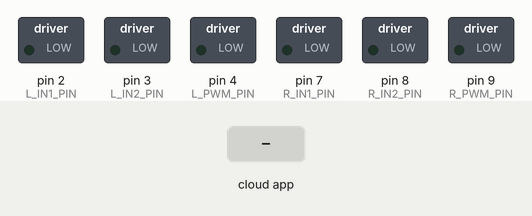
Simulated run of this sketch. Board: Arduino Uno, built with avr-gcc and run on an emulated ATmega328P. Parts: switched loads named in the sketch (green lamp = pin HIGH). Inputs (shaded band) come from the test bench. The ROS host is connected and sends only what is stated.

Above: at 1.2 s.
1.3 s: the phone or cloud app sets wheel_command_left to -100
At 2.1 s:
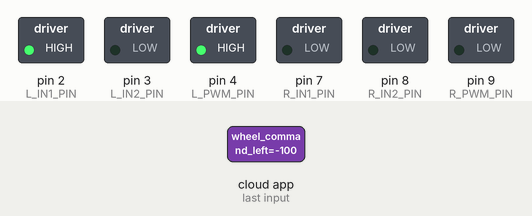
2.9 s: the phone or cloud app sets wheel_command_right to -100
At 3.6 s:
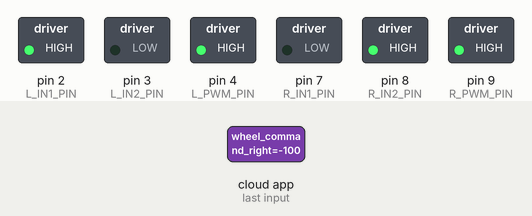
4.5 s: the phone or cloud app sets wheel_command_left to 0
At 5.8 s:
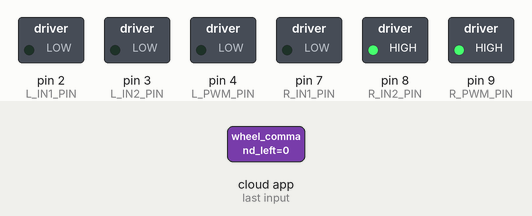
6.1 s: the phone or cloud app sets wheel_command_right to 100
At 7.0 s:
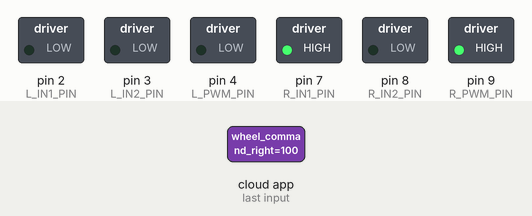
7.7 s: the phone or cloud app sets wheel_command_left to 100
At 8.1 s:
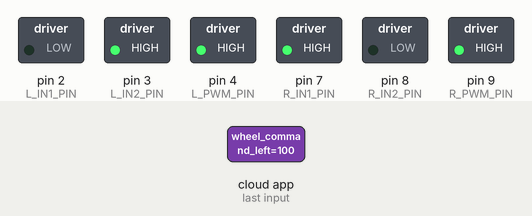
9.3 s: the phone or cloud app sets wheel_command_right to 0
At 10.5 s:
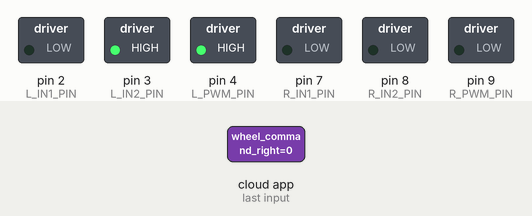
Timing chart, 0 to 11.9 s (numbered marks = the images above; inputs shaded):
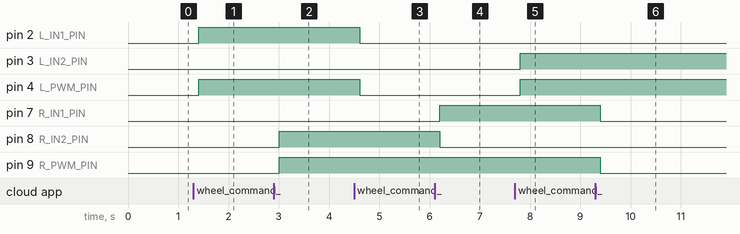

The sketch:

fullcode_2motor_2encoder_pid_feelback_.ino
```cpp
#include <micro_ros_arduino.h>
#include <stdio.h>
#include <rcl/rcl.h>
#include <rcl/error_handling.h>
#include <rclc/rclc.h>
#include <rclc/executor.h>
#include <std_msgs/msg/float32.h>
#include <std_msgs/msg/int32.h>
#include <geometry_msgs/msg/twist.h>
#include <geometry_msgs/msg/vector3.h>
#include <rmw_microros/rmw_microros.h>

// ===== Pin Definition =====
#define L_PWM_PIN  4
#define L_IN1_PIN  2
#define L_IN2_PIN  3
#define L_ENCA_PIN 5
#define L_ENCB_PIN 6

#define R_PWM_PIN  9
#define R_IN1_PIN  7
#define R_IN2_PIN  8
#define R_ENCA_PIN 11
#define R_ENCB_PIN 10

const int PWM_MIN = 140;
const int PWM_MAX = 255;

// ===== Encoder =====
volatile long encoderLeft  = 0;
volatile long encoderRight = 0;

void encoderISR_L() {
  int b = digitalRead(L_ENCB_PIN);
  if (b > 0) encoderLeft--;
  else       encoderLeft++;
}

void encoderISR_R() {
  int b = digitalRead(R_ENCB_PIN);
  if (b > 0) encoderRight++;
  else       encoderRight--;
}

// ===== Motor Left =====
void setMotorLeft(int pwmVal) {
  if (pwmVal > 0) {
    int actualPWM = map(pwmVal, 1, 255, PWM_MIN, PWM_MAX);
    digitalWrite(L_IN1_PIN, LOW);
    digitalWrite(L_IN2_PIN, HIGH);
    analogWrite(L_PWM_PIN, actualPWM);
  } else if (pwmVal < 0) {
    int actualPWM = map(-pwmVal, 1, 255, PWM_MIN, PWM_MAX);
    digitalWrite(L_IN1_PIN, HIGH);
    digitalWrite(L_IN2_PIN, LOW);
    analogWrite(L_PWM_PIN, actualPWM);
  } else {
    digitalWrite(L_IN1_PIN, LOW);
    digitalWrite(L_IN2_PIN, LOW);
    analogWrite(L_PWM_PIN, 0);
  }
}

// ===== Motor Right (สลับทิศทางจาก Left) =====
void setMotorRight(int pwmVal) {
  if (pwmVal > 0) {
    int actualPWM = map(pwmVal, 1, 255, PWM_MIN, PWM_MAX);
    digitalWrite(R_IN1_PIN, HIGH);   // สลับ: HIGH แทน LOW
    digitalWrite(R_IN2_PIN, LOW);    // สลับ: LOW  แทน HIGH
    analogWrite(R_PWM_PIN, actualPWM);
  } else if (pwmVal < 0) {
    int actualPWM = map(-pwmVal, 1, 255, PWM_MIN, PWM_MAX);
    digitalWrite(R_IN1_PIN, LOW);    // สลับ: LOW  แทน HIGH
    digitalWrite(R_IN2_PIN, HIGH);   // สลับ: HIGH แทน LOW
    analogWrite(R_PWM_PIN, actualPWM);
  } else {
    digitalWrite(R_IN1_PIN, LOW);
    digitalWrite(R_IN2_PIN, LOW);
    analogWrite(R_PWM_PIN, 0);
  }
}

// ===== PID Parameters: ชุด Left =====
float Kp_L = 3.0;
float Ki_L = 5.0;
float Kd_L = 0.0;

// ===== PID Parameters: ชุด Right =====
float Kp_R = 3.0;
float Ki_R = 5.0;
float Kd_R = 0.0;

const int   LOOP_MS  = 100;
const float LOOP_SEC = LOOP_MS / 1000.0;
const float PULSES_PER_REV = 973.0;

// ===== PID State: Left =====
float targetRPM_L = 0.0;
float integral_L  = 0.0;
float prevError_L = 0.0;
long  prevCount_L = 0;

// ===== PID State: Right =====
float targetRPM_R = 0.0;
float integral_R  = 0.0;
float prevError_R = 0.0;
long  prevCount_R = 0;

// ===== PWM output (for feedback) =====
float pwmOutL = 0.0;
float pwmOutR = 0.0;

// ===== micro-ROS =====
rcl_publisher_t    rpm_left_pub;
rcl_publisher_t    rpm_right_pub;
rcl_publisher_t    enc_left_pub;
rcl_publisher_t    enc_right_pub;
rcl_publisher_t    feedback_vel_pub;

rcl_subscription_t target_left_sub;
rcl_subscription_t target_right_sub;
rcl_subscription_t pid_gain_L_sub;    // PID gain ชุด Left
rcl_subscription_t pid_gain_R_sub;    // PID gain ชุด Right

std_msgs__msg__Float32          rpm_left_msg;
std_msgs__msg__Float32          rpm_right_msg;
std_msgs__msg__Int32            enc_left_msg;
std_msgs__msg__Int32            enc_right_msg;
std_msgs__msg__Float32          target_left_msg;
std_msgs__msg__Float32          target_right_msg;
geometry_msgs__msg__Twist       feedback_vel_msg;
geometry_msgs__msg__Vector3     pid_gain_L_msg;   // รับ Kp/Ki/Kd ของ Left
geometry_msgs__msg__Vector3     pid_gain_R_msg;   // รับ Kp/Ki/Kd ของ Right

rcl_allocator_t allocator;
rclc_support_t  support;
rclc_executor_t executor;
rcl_node_t      node;
rcl_timer_t     pid_timer;

bool micro_ros_init_successful = false;

// ===== PID Compute Helper (รับ gain แยกแต่ละชุด) =====
int computePID(float target, float actual,
               float &integral, float &prevError,
               float kp, float ki, float kd) {
  float error   = target - actual;
  integral     += error * LOOP_SEC;
  integral      = constrain(integral, -100, 100);
  float deriv   = (error - prevError) / LOOP_SEC;
  prevError     = error;
  float output  = kp * error + ki * integral + kd * deriv;
  return (int)constrain(output, -255, 255);
}

// ===== counter_RPM =====
void counter_RPM(float rpmL, float rpmR) {
  feedback_vel_msg.linear.x  = rpmL;
  feedback_vel_msg.linear.y  = rpmR;
  feedback_vel_msg.angular.x = pwmOutL;
  feedback_vel_msg.angular.y = pwmOutR;
  feedback_vel_msg.angular.z = Ki_L;   // ใช้ Ki_L เป็นตัวแทน (หรือจะส่งค่าอื่นก็ได้)
}

// ===== counter_tick =====
void counter_tick(long countL, long countR) {
  enc_left_msg.data  = (int32_t)countL;
  enc_right_msg.data = (int32_t)countR;
  rcl_publish(&enc_left_pub,  &enc_left_msg,  NULL);
  rcl_publish(&enc_right_pub, &enc_right_msg, NULL);
}

// ===== Callbacks =====
void target_left_callback(const void * msgin) {
  const std_msgs__msg__Float32 * msg = (const std_msgs__msg__Float32 *)msgin;
  targetRPM_L = msg->data;
  integral_L  = 0;
  prevError_L = 0;
}

void target_right_callback(const void * msgin) {
  const std_msgs__msg__Float32 * msg = (const std_msgs__msg__Float32 *)msgin;
  targetRPM_R = msg->data;
  integral_R  = 0;
  prevError_R = 0;
}

// pid_gain_left_callback: รับ Kp/Ki/Kd ของมอเตอร์ซ้าย
// Publish: ros2 topic pub /pid_gain_left geometry_msgs/msg/Vector3 "{x: 3.0, y: 5.0, z: 0.0}"
void pid_gain_L_callback(const void * msgin) {
  const geometry_msgs__msg__Vector3 * gain = (const geometry_msgs__msg__Vector3 *)msgin;
  Kp_L = gain->x;
  Ki_L = gain->y;
  Kd_L = gain->z;
}

// pid_gain_right_callback: รับ Kp/Ki/Kd ของมอเตอร์ขวา
// Publish: ros2 topic pub /pid_gain_right geometry_msgs/msg/Vector3 "{x: 3.0, y: 5.0, z: 0.0}"
void pid_gain_R_callback(const void * msgin) {
  const geometry_msgs__msg__Vector3 * gain = (const geometry_msgs__msg__Vector3 *)msgin;
  Kp_R = gain->x;
  Ki_R = gain->y;
  Kd_R = gain->z;
}

// ===== Timer Callback: PID Loop ทุก 100ms =====
void pid_timer_callback(rcl_timer_t * timer, int64_t last_call_time) {

  noInterrupts();
  long countL = encoderLeft;
  long countR = encoderRight;
  interrupts();

  long deltaL = countL - prevCount_L;
  long deltaR = countR - prevCount_R;
  prevCount_L = countL;
  prevCount_R = countR;

  float actualRPM_L = (deltaL / PULSES_PER_REV) * (60.0 / LOOP_SEC);
  float actualRPM_R = (deltaR / PULSES_PER_REV) * (60.0 / LOOP_SEC);

  // --- PID Left (ใช้ Kp_L, Ki_L, Kd_L) ---
  if (targetRPM_L == 0.0) {
    setMotorLeft(0);
    integral_L  = 0;
    prevError_L = 0;
    pwmOutL = 0;
  } else {
    int pwmL = computePID(targetRPM_L, actualRPM_L,
                          integral_L, prevError_L,
                          Kp_L, Ki_L, Kd_L);
    setMotorLeft(pwmL);
    pwmOutL = (pwmL == 0) ? 0 : map(abs(pwmL), 1, 255, PWM_MIN, PWM_MAX);
  }

  // --- PID Right (ใช้ Kp_R, Ki_R, Kd_R) ---
  if (targetRPM_R == 0.0) {
    setMotorRight(0);
    integral_R  = 0;
    prevError_R = 0;
    pwmOutR = 0;
  } else {
    int pwmR = computePID(targetRPM_R, actualRPM_R,
                          integral_R, prevError_R,
                          Kp_R, Ki_R, Kd_R);
    setMotorRight(pwmR);
    pwmOutR = (pwmR == 0) ? 0 : map(abs(pwmR), 1, 255, PWM_MIN, PWM_MAX);
  }

  // --- Publish RPM ---
  rpm_left_msg.data  = actualRPM_L;
  rpm_right_msg.data = actualRPM_R;
  rcl_publish(&rpm_left_pub,  &rpm_left_msg,  NULL);
  rcl_publish(&rpm_right_pub, &rpm_right_msg, NULL);

  // --- counter_tick & counter_RPM ---
  counter_tick(countL, countR);
  counter_RPM(actualRPM_L, actualRPM_R);
  rcl_publish(&feedback_vel_pub, &feedback_vel_msg, NULL);
}

// ===== Create Entities =====
void create_entities() {
  allocator = rcl_get_default_allocator();
  rclc_support_init(&support, 0, NULL, &allocator);
  rclc_node_init_default(&node, "motor_pid_node", "", &support);

  // Publishers
  rclc_publisher_init_default(&rpm_left_pub,  &node,
    ROSIDL_GET_MSG_TYPE_SUPPORT(std_msgs, msg, Float32), "actual_rpm_left");
  rclc_publisher_init_default(&rpm_right_pub, &node,
    ROSIDL_GET_MSG_TYPE_SUPPORT(std_msgs, msg, Float32), "actual_rpm_right");
  rclc_publisher_init_default(&enc_left_pub,  &node,
    ROSIDL_GET_MSG_TYPE_SUPPORT(std_msgs, msg, Int32),   "encoder_left");
  rclc_publisher_init_default(&enc_right_pub, &node,
    ROSIDL_GET_MSG_TYPE_SUPPORT(std_msgs, msg, Int32),   "encoder_right");
  rclc_publisher_init_default(&feedback_vel_pub, &node,
    ROSIDL_GET_MSG_TYPE_SUPPORT(geometry_msgs, msg, Twist), "feedback_vel");

  // Subscribers
  rclc_subscription_init_default(&target_left_sub,  &node,
    ROSIDL_GET_MSG_TYPE_SUPPORT(std_msgs, msg, Float32), "wheel_command_left");
  rclc_subscription_init_default(&target_right_sub, &node,
    ROSIDL_GET_MSG_TYPE_SUPPORT(std_msgs, msg, Float32), "wheel_command_right");
  rclc_subscription_init_default(&pid_gain_L_sub, &node,
    ROSIDL_GET_MSG_TYPE_SUPPORT(geometry_msgs, msg, Vector3), "pid_gain_left");
  rclc_subscription_init_default(&pid_gain_R_sub, &node,
    ROSIDL_GET_MSG_TYPE_SUPPORT(geometry_msgs, msg, Vector3), "pid_gain_right");

  // Timer 100ms
  rclc_timer_init_default(&pid_timer, &support,
    RCL_MS_TO_NS(100), pid_timer_callback);

  // Executor: 1 timer + 4 subscribers = 5
  rclc_executor_init(&executor, &support.context, 5, &allocator);
  rclc_executor_add_timer(&executor, &pid_timer);
  rclc_executor_add_subscription(&executor, &target_left_sub,
    &target_left_msg,  &target_left_callback,  ON_NEW_DATA);
  rclc_executor_add_subscription(&executor, &target_right_sub,
    &target_right_msg, &target_right_callback, ON_NEW_DATA);
  rclc_executor_add_subscription(&executor, &pid_gain_L_sub,
    &pid_gain_L_msg, &pid_gain_L_callback, ON_NEW_DATA);
  rclc_executor_add_subscription(&executor, &pid_gain_R_sub,
    &pid_gain_R_msg, &pid_gain_R_callback, ON_NEW_DATA);
}

// ===== Destroy Entities =====
void destroy_entities() {
  rcl_publisher_fini(&rpm_left_pub,      &node);
  rcl_publisher_fini(&rpm_right_pub,     &node);
  rcl_publisher_fini(&enc_left_pub,      &node);
  rcl_publisher_fini(&enc_right_pub,     &node);
  rcl_publisher_fini(&feedback_vel_pub,  &node);
  rcl_subscription_fini(&target_left_sub,  &node);
  rcl_subscription_fini(&target_right_sub, &node);
  rcl_subscription_fini(&pid_gain_L_sub,   &node);
  rcl_subscription_fini(&pid_gain_R_sub,   &node);
  rcl_timer_fini(&pid_timer);
  rcl_node_fini(&node);
  rclc_executor_fini(&executor);
  rclc_support_fini(&support);
}

// ===== Setup =====
void setup() {
  Serial.begin(115200);

  pinMode(L_PWM_PIN, OUTPUT);
  pinMode(L_IN1_PIN, OUTPUT);
  pinMode(L_IN2_PIN, OUTPUT);
  pinMode(L_ENCA_PIN, INPUT_PULLUP);
  pinMode(L_ENCB_PIN, INPUT_PULLUP);

  pinMode(R_PWM_PIN, OUTPUT);
  pinMode(R_IN1_PIN, OUTPUT);
  pinMode(R_IN2_PIN, OUTPUT);
  pinMode(R_ENCA_PIN, INPUT_PULLUP);
  pinMode(R_ENCB_PIN, INPUT_PULLUP);

  attachInterrupt(digitalPinToInterrupt(L_ENCA_PIN), encoderISR_L, RISING);
  attachInterrupt(digitalPinToInterrupt(R_ENCA_PIN), encoderISR_R, RISING);

  set_microros_transports();
  micro_ros_init_successful = false;
}

// ===== Loop =====
void loop() {
  if (RMW_RET_OK == rmw_uros_ping_agent(50, 2)) {
    if (!micro_ros_init_successful) {
      create_entities();
      micro_ros_init_successful = true;
    } else {
      rclc_executor_spin_some(&executor, RCL_MS_TO_NS(100));
    }
  } else if (micro_ros_init_successful) {
    setMotorLeft(0);
    setMotorRight(0);
    targetRPM_L = 0;
    targetRPM_R = 0;
    integral_L  = 0;
    integral_R  = 0;
    destroy_entities();
    micro_ros_init_successful = false;
  }
}
```

Measured:
- after the input at 1.3 s, pin 2 (L_IN1_PIN), pin 4 (L_PWM_PIN): LOW → HIGH after 0.10 s
- after the input at 2.9 s, pin 8 (R_IN2_PIN), pin 9 (R_PWM_PIN): LOW → HIGH after 0.11 s
- after the input at 4.5 s, pin 2 (L_IN1_PIN), pin 4 (L_PWM_PIN): HIGH → LOW after 0.11 s
- after the input at 6.1 s, pin 7 (R_IN1_PIN): LOW → HIGH after 0.11 s; pin 8 (R_IN2_PIN): HIGH → LOW after 0.11 s
- after the input at 7.7 s, pin 3 (L_IN2_PIN), pin 4 (L_PWM_PIN): LOW → HIGH after 0.10 s
- after the input at 9.3 s, pin 7 (R_IN1_PIN), pin 9 (R_PWM_PIN): HIGH → LOW after 0.10 s
